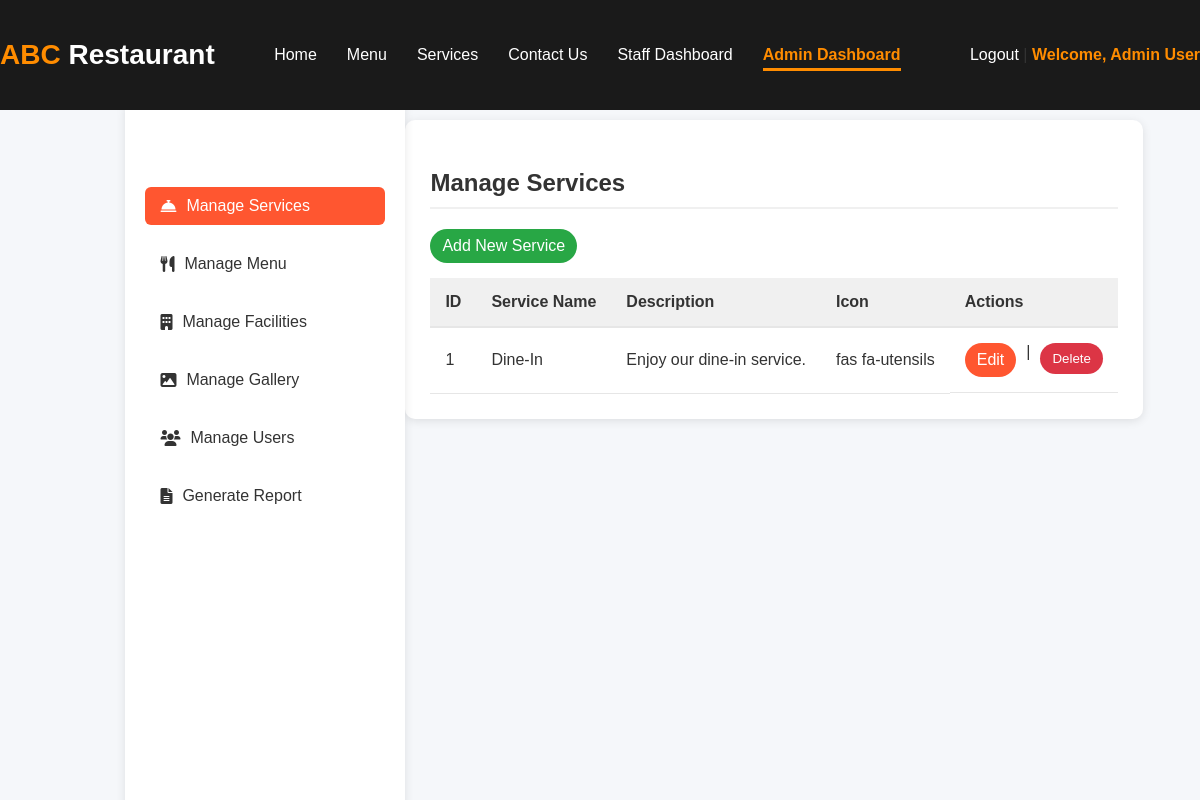
Page /admin_dashboard.php (signed in) on the committed database.
### tables this page shows
CREATE TABLE `services` (
  `service_id` int(11) NOT NULL AUTO_INCREMENT,
  `name` varchar(255) NOT NULL,
  `icon` varchar(255) DEFAULT NULL,
  `description` text NOT NULL,
  PRIMARY KEY (`service_id`)
);

### admin_dashboard.php (the view, shortened to what this page needs)
<?php
$db = Database::getInstance();
$conn = $db->getConnection();
$services = $conn->query("SELECT * FROM services");
?>
<!DOCTYPE html>
<html lang="en">
<head>
    <link rel="stylesheet" href="styles.css">
    <link rel="stylesheet" href="https://cdnjs.cloudflare.com/ajax/libs/font-awesome/6.0.0-beta3/css/all.min.css">
</head>
<body>
    <header>
        <?php include 'navbar.php'; ?>
    </header>
    <section class="admin-dashboard">
        <h2>Welcome to the Admin Dashboard</h2>
        <div class="admindashboard">
            <aside class="sidebar">
                <ul>
                    <li><a href="#" class="nav-link" data-section="services-section"><i class="fas fa-concierge-bell"></i> Manage Services</a></li>
                    <li><a href="#" class="nav-link" data-section="menu-section"><i class="fas fa-utensils"></i> Manage Menu</a></li>
                    <li><a href="#" class="nav-link" data-section="facilities-section"><i class="fas fa-building"></i> Manage Facilities</a></li>
                    <li><a href="#" class="nav-link" data-section="gallery-section"><i class="fas fa-image"></i> Manage Gallery</a></li>
                    <li><a href="#" class="nav-link" data-section="users-section"><i class="fas fa-users"></i> Manage Users</a></li>
                    <li><a href="#" class="nav-link" data-section="report-section"><i class="fas fa-file-alt"></i> Generate Report</a></li>
                </ul>
            </aside>
            <section class="main-content">
                <div id="services-section" class="admin-section hidden">
                    <h3>Manage Services</h3>
                    <a href="add_service.php" class="update-btn">Add New Service</a>
                    <table>
                        <thead>
                            <tr>
                                <th>ID</th>
                                <th>Service Name</th>
                                <th>Description</th>
                                <th>Icon</th>
                                <th>Actions</th>
                            </tr>
                        </thead>
                        <tbody>
                            <?php while ($service = $services->fetch_assoc()): ?>
                                <tr>
                                    <td><?php echo $service['service_id']; ?></td>
                                    <td><?php echo $service['name']; ?></td>
                                    <td><?php echo $service['description']; ?></td>
                                    <td><?php echo $service['icon']; ?></td>
                                    <td class="actions">
                                        <a href="edit_service.php?id=<?php echo $service['service_id']; ?>">Edit</a> |
                                        <form action="admin_dashboard.php" method="post">
                                            <button type="submit" name="delete_service" class="delete-btn">Delete</button>
                                        </form>
                                    </td>
                                </tr>
                            <?php endwhile; ?>
                        </tbody>
                    </table>
                </div>
            </section>
        </div>
    </section>
</body>
</html>

### styles.css (style rules this page uses)
body { font-family: 'Segoe UI', Tahoma, Geneva, Verdana, sans-serif; margin: 0; padding: 0; background-color: #f4f4f4; color: #333; }
header { background-color: #1a1a1a; padding: 20px 0; text-align: center; position: fixed; width: 100%; top: 0; z-index: 1000; }

### admin_dashboard.php (style rules this page uses)
body { font-family: 'Poppins', sans-serif; background-color: #f5f7fa; margin: 0; padding: 0; color: #333; }
.admin-dashboard { display: flex; min-height: 100vh; margin-left: -22%; }
.sidebar { width: 240px; background-color: #ffffff; padding: 20px; box-shadow: 0 2px 10px rgba(0, 0, 0, 0.1); position: fixed; height: 100%; border-radius: 10px; margin-top: 100px; }
.sidebar ul { list-style: none; padding: 0; margin: 0; margin-top: 28%; }
.sidebar ul li { margin-bottom: 20px; }
.sidebar ul li a { text-decoration: none; font-size: 1rem; color: #333; display: flex; align-items: center; padding: 10px 15px; border-radius: 6px; transition: background-color 0.3s ease; }
.sidebar ul li a i { margin-right: 10px; }
.sidebar ul li a:hover, .sidebar ul li a.active { background-color: #ff5630; color: #fff; }
.main-content { flex-grow: 1; margin-left: 260px; padding: 20px; margin-top: 100px; background-color: #f5f7fa; }
.admin-section { background-color: #ffffff; border-radius: 10px; box-shadow: 0 2px 10px rgba(0, 0, 0, 0.1); padding: 25px; margin-bottom: 30px; }
.admin-section h3 { margin-bottom: 20px; color: #333; font-weight: 600; border-bottom: 2px solid #f0f0f0; padding-bottom: 10px; font-size: 1.5rem; }
table { width: 100%; border-collapse: collapse; font-size: 1rem; }
table thead th { text-align: left; background-color: #f0f0f0; padding: 15px; font-weight: 600; color: #333; border-bottom: 2px solid #e6e6e6; }
table tbody td { padding: 15px; border-bottom: 1px solid #e6e6e6; text-align: left; }
.actions { display: flex; gap: 10px; }
.actions a, .actions button { background-color: #ff5630; color: white; padding: 8px 12px; border: none; border-radius: 20px; cursor: pointer; transition: background-color 0.3s ease; text-decoration: none; display: inline-block; }
.actions .delete-btn { background-color: #dc3545; }
form { display: inline; }
.update-btn { background-color: #28a745; color: #fff; padding: 8px 12px; border: none; border-radius: 20px; cursor: pointer; transition: background-color 0.3s ease; text-decoration: none; display: inline-block; margin-bottom: 15px; }

### rows in the picture
services: service_id "1", name "Dine-In", description "Enjoy our dine-in service.", icon "fas fa-utensils"

### other values in the picture
$_SESSION['name'] "Admin User"
